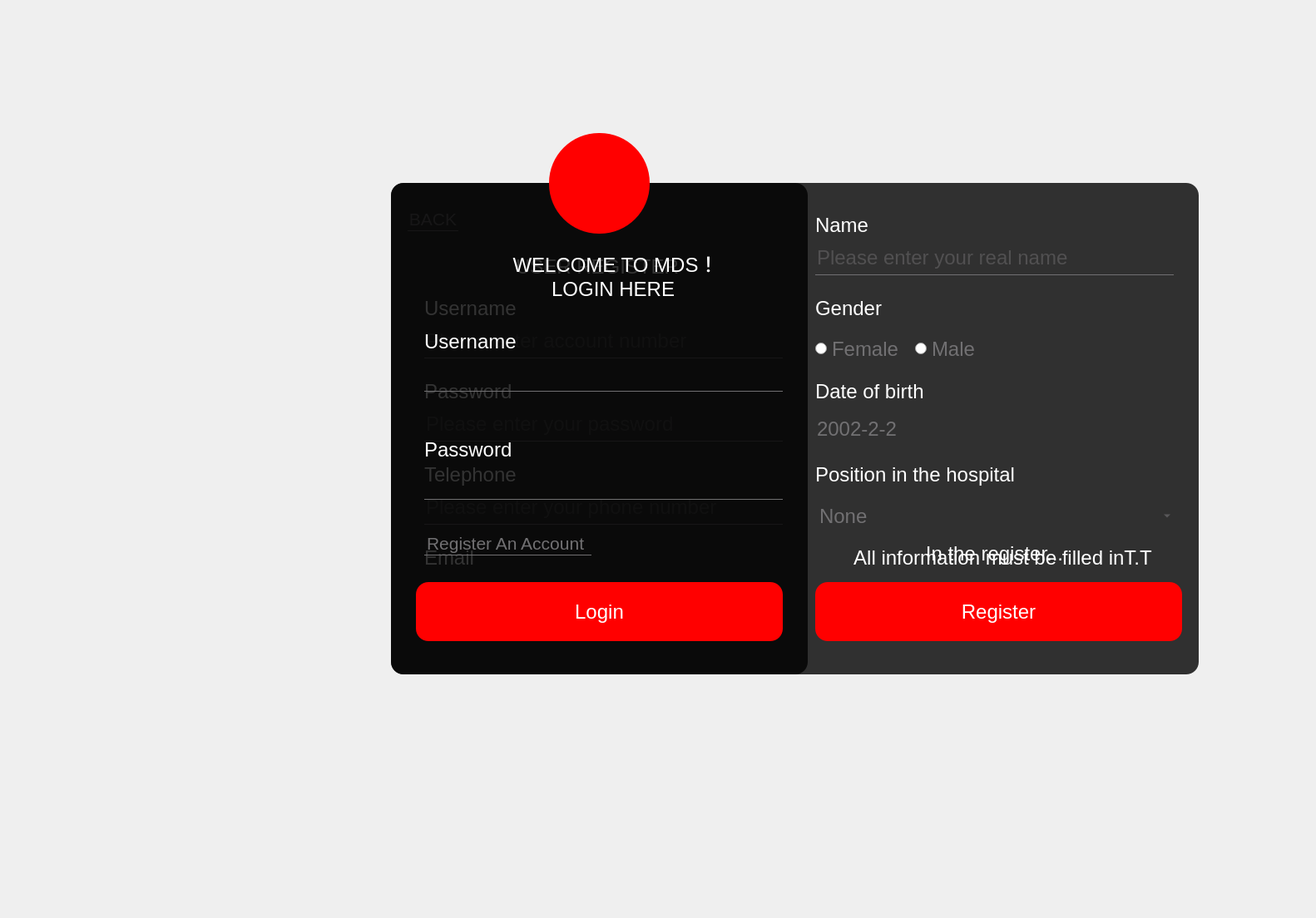
<?xml version="1.0" encoding="UTF-8"?>
<ui version="4.0">
 <class>Login</class>
 <widget class="QWidget" name="Login">
  <property name="geometry">
   <rect>
    <x>0</x>
    <y>0</y>
    <width>1582</width>
    <height>1104</height>
   </rect>
  </property>
  <property name="minimumSize">
   <size>
    <width>1300</width>
    <height>1000</height>
   </size>
  </property>
  <property name="maximumSize">
   <size>
    <width>9999</width>
    <height>9999</height>
   </size>
  </property>
  <property name="windowTitle">
   <string>Form</string>
  </property>
  <property name="styleSheet">
   <string notr="true">*{
	font-family:Microsoft Sans Serif;
	font-size:24px;
border:none;
}

#widget{
	border-radius:15px;
	background-image: url(:/background/login_0.jpg);
}

QFrame{
	background:rgba(0,0,0,0.8);
	border-radius:15px;

}

QPushButton{
	background:red;
	border-radius:60px;
}

QToolButton{
	background:red;
	border-radius:60px;
}
QPushButton{
	color:white;
	border-radius:15px;
}
QPushButton:hover{
	color:white;
	border-radius:15px;
	background:#ff696b;
}
QLineEdit{
	background:transparent;
	border:none;
	color:#717072;
	border-bottom:1px solid #717072;
}
#pushButton_2{
	
	background-color: rgba(0,0,0,0);
	font-size:21px;
	border:none;
	color:#717072;
	border-bottom:1px solid #717072;
}
#pushButton_6{
	
	background-color: rgba(0,0,0,0);
	font-size:21px;
	border:none;
	color:#717072;
	border-bottom:1px solid #717072;
}</string>
  </property>
  <widget class="QFrame" name="frame">
   <property name="enabled">
    <bool>true</bool>
   </property>
   <property name="geometry">
    <rect>
     <x>470</x>
     <y>220</y>
     <width>501</width>
     <height>591</height>
    </rect>
   </property>
   <property name="accessibleName">
    <string notr="true"/>
   </property>
   <property name="styleSheet">
    <string notr="true"/>
   </property>
   <property name="frameShape">
    <enum>QFrame::StyledPanel</enum>
   </property>
   <property name="frameShadow">
    <enum>QFrame::Raised</enum>
   </property>
   <widget class="QLabel" name="label">
    <property name="geometry">
     <rect>
      <x>40</x>
      <y>80</y>
      <width>441</width>
      <height>61</height>
     </rect>
    </property>
    <property name="font">
     <font>
      <family>Microsoft Sans Serif</family>
      <pointsize>-1</pointsize>
     </font>
    </property>
    <property name="styleSheet">
     <string notr="true">*{
	color:white;
	font-size:24px;
	background:transparent;
}
</string>
    </property>
    <property name="text">
     <string>                WELCOME TO MDS！
                       LOGIN HERE</string>
    </property>
   </widget>
   <widget class="QPushButton" name="pushButton">
    <property name="geometry">
     <rect>
      <x>30</x>
      <y>480</y>
      <width>441</width>
      <height>71</height>
     </rect>
    </property>
    <property name="text">
     <string>Login</string>
    </property>
   </widget>
   <widget class="QLineEdit" name="lineEdit">
    <property name="geometry">
     <rect>
      <x>40</x>
      <y>210</y>
      <width>431</width>
      <height>41</height>
     </rect>
    </property>
    <property name="text">
     <string/>
    </property>
   </widget>
   <widget class="QLineEdit" name="lineEdit_2">
    <property name="geometry">
     <rect>
      <x>40</x>
      <y>340</y>
      <width>431</width>
      <height>41</height>
     </rect>
    </property>
    <property name="text">
     <string/>
    </property>
    <property name="echoMode">
     <enum>QLineEdit::Password</enum>
    </property>
   </widget>
   <widget class="QLabel" name="label_2">
    <property name="geometry">
     <rect>
      <x>40</x>
      <y>160</y>
      <width>161</width>
      <height>61</height>
     </rect>
    </property>
    <property name="font">
     <font>
      <family>Microsoft Sans Serif</family>
      <pointsize>-1</pointsize>
     </font>
    </property>
    <property name="styleSheet">
     <string notr="true">*{
	color:white;
	font-size:24px;
	background:transparent;
}
</string>
    </property>
    <property name="text">
     <string>Username</string>
    </property>
   </widget>
   <widget class="QLabel" name="label_3">
    <property name="geometry">
     <rect>
      <x>40</x>
      <y>290</y>
      <width>161</width>
      <height>61</height>
     </rect>
    </property>
    <property name="font">
     <font>
      <family>Microsoft Sans Serif</family>
      <pointsize>-1</pointsize>
     </font>
    </property>
    <property name="styleSheet">
     <string notr="true">*{
	color:white;
	font-size:24px;
	background:transparent;
}
</string>
    </property>
    <property name="text">
     <string>Password</string>
    </property>
   </widget>
   <widget class="QPushButton" name="pushButton_2">
    <property name="geometry">
     <rect>
      <x>40</x>
      <y>420</y>
      <width>201</width>
      <height>28</height>
     </rect>
    </property>
    <property name="text">
     <string>Register An Account </string>
    </property>
   </widget>
  </widget>
  <widget class="QToolButton" name="toolButton">
   <property name="geometry">
    <rect>
     <x>660</x>
     <y>160</y>
     <width>121</width>
     <height>121</height>
    </rect>
   </property>
   <property name="text">
    <string/>
   </property>
   <property name="icon">
    <iconset>
     <normaloff>UIresource/icon_login.png</normaloff>UIresource/icon_login.png</iconset>
   </property>
   <property name="iconSize">
    <size>
     <width>35</width>
     <height>35</height>
    </size>
   </property>
  </widget>
  <widget class="QToolButton" name="toolButton_2">
   <property name="geometry">
    <rect>
     <x>1480</x>
     <y>110</y>
     <width>41</width>
     <height>31</height>
    </rect>
   </property>
   <property name="styleSheet">
    <string notr="true">
QToolButton{
	background:transparent;
	image: url(:/background/icon_exit.png);
}
QToolButton:hover{
	background:transparent;
	image: url(:/background/icon_hover.png);
}</string>
   </property>
   <property name="text">
    <string/>
   </property>
   <property name="iconSize">
    <size>
     <width>30</width>
     <height>30</height>
    </size>
   </property>
  </widget>
  <widget class="QWidget" name="widget" native="true">
   <property name="geometry">
    <rect>
     <x>380</x>
     <y>90</y>
     <width>1151</width>
     <height>841</height>
    </rect>
   </property>
   <widget class="QFrame" name="frame_2">
    <property name="enabled">
     <bool>true</bool>
    </property>
    <property name="geometry">
     <rect>
      <x>90</x>
      <y>130</y>
      <width>971</width>
      <height>591</height>
     </rect>
    </property>
    <property name="accessibleName">
     <string notr="true"/>
    </property>
    <property name="styleSheet">
     <string notr="true"/>
    </property>
    <property name="frameShape">
     <enum>QFrame::StyledPanel</enum>
    </property>
    <property name="frameShadow">
     <enum>QFrame::Raised</enum>
    </property>
    <widget class="QLabel" name="label_13">
     <property name="geometry">
      <rect>
       <x>150</x>
       <y>70</y>
       <width>201</width>
       <height>61</height>
      </rect>
     </property>
     <property name="font">
      <font>
       <family>Microsoft Sans Serif</family>
       <pointsize>-1</pointsize>
      </font>
     </property>
     <property name="styleSheet">
      <string notr="true">*{
	color:white;
	font-size:24px;
	background:transparent;
}
</string>
     </property>
     <property name="text">
      <string>USER REGISTER</string>
     </property>
    </widget>
    <widget class="QPushButton" name="pushButton_5">
     <property name="geometry">
      <rect>
       <x>510</x>
       <y>480</y>
       <width>441</width>
       <height>71</height>
      </rect>
     </property>
     <property name="text">
      <string>Register</string>
     </property>
    </widget>
    <widget class="QLineEdit" name="lineEdit_8">
     <property name="geometry">
      <rect>
       <x>40</x>
       <y>170</y>
       <width>431</width>
       <height>41</height>
      </rect>
     </property>
     <property name="text">
      <string/>
     </property>
     <property name="placeholderText">
      <string>Please enter account number</string>
     </property>
    </widget>
    <widget class="QLineEdit" name="lineEdit_9">
     <property name="geometry">
      <rect>
       <x>40</x>
       <y>270</y>
       <width>431</width>
       <height>41</height>
      </rect>
     </property>
     <property name="text">
      <string/>
     </property>
     <property name="echoMode">
      <enum>QLineEdit::Normal</enum>
     </property>
     <property name="placeholderText">
      <string>Please enter your password</string>
     </property>
    </widget>
    <widget class="QLabel" name="label_14">
     <property name="geometry">
      <rect>
       <x>40</x>
       <y>120</y>
       <width>161</width>
       <height>61</height>
      </rect>
     </property>
     <property name="font">
      <font>
       <family>Microsoft Sans Serif</family>
       <pointsize>-1</pointsize>
      </font>
     </property>
     <property name="styleSheet">
      <string notr="true">*{
	color:white;
	font-size:24px;
	background:transparent;
}
</string>
     </property>
     <property name="text">
      <string>Username</string>
     </property>
    </widget>
    <widget class="QLabel" name="label_15">
     <property name="geometry">
      <rect>
       <x>40</x>
       <y>220</y>
       <width>161</width>
       <height>61</height>
      </rect>
     </property>
     <property name="font">
      <font>
       <family>Microsoft Sans Serif</family>
       <pointsize>-1</pointsize>
      </font>
     </property>
     <property name="styleSheet">
      <string notr="true">*{
	color:white;
	font-size:24px;
	background:transparent;
}
</string>
     </property>
     <property name="text">
      <string>Password</string>
     </property>
    </widget>
    <widget class="QLabel" name="label_16">
     <property name="geometry">
      <rect>
       <x>510</x>
       <y>20</y>
       <width>161</width>
       <height>61</height>
      </rect>
     </property>
     <property name="font">
      <font>
       <family>Microsoft Sans Serif</family>
       <pointsize>-1</pointsize>
      </font>
     </property>
     <property name="styleSheet">
      <string notr="true">*{
	color:white;
	font-size:24px;
	background:transparent;
}
</string>
     </property>
     <property name="text">
      <string>Name</string>
     </property>
    </widget>
    <widget class="QLineEdit" name="lineEdit_12">
     <property name="geometry">
      <rect>
       <x>510</x>
       <y>70</y>
       <width>431</width>
       <height>41</height>
      </rect>
     </property>
     <property name="text">
      <string/>
     </property>
     <property name="echoMode">
      <enum>QLineEdit::Normal</enum>
     </property>
     <property name="placeholderText">
      <string>Please enter your real name</string>
     </property>
    </widget>
    <widget class="QLabel" name="label_17">
     <property name="geometry">
      <rect>
       <x>510</x>
       <y>120</y>
       <width>161</width>
       <height>61</height>
      </rect>
     </property>
     <property name="font">
      <font>
       <family>Microsoft Sans Serif</family>
       <pointsize>-1</pointsize>
      </font>
     </property>
     <property name="styleSheet">
      <string notr="true">*{
	color:white;
	font-size:24px;
	background:transparent;
}
</string>
     </property>
     <property name="text">
      <string>Gender</string>
     </property>
    </widget>
    <widget class="QLabel" name="label_18">
     <property name="geometry">
      <rect>
       <x>40</x>
       <y>320</y>
       <width>221</width>
       <height>61</height>
      </rect>
     </property>
     <property name="font">
      <font>
       <family>Microsoft Sans Serif</family>
       <pointsize>-1</pointsize>
      </font>
     </property>
     <property name="styleSheet">
      <string notr="true">*{
	color:white;
	font-size:24px;
	background:transparent;
}
</string>
     </property>
     <property name="text">
      <string>Telephone</string>
     </property>
    </widget>
    <widget class="QLineEdit" name="lineEdit_10">
     <property name="geometry">
      <rect>
       <x>40</x>
       <y>370</y>
       <width>431</width>
       <height>41</height>
      </rect>
     </property>
     <property name="text">
      <string/>
     </property>
     <property name="echoMode">
      <enum>QLineEdit::Normal</enum>
     </property>
     <property name="placeholderText">
      <string>Please enter your phone number</string>
     </property>
    </widget>
    <widget class="QLabel" name="label_19">
     <property name="geometry">
      <rect>
       <x>40</x>
       <y>420</y>
       <width>161</width>
       <height>61</height>
      </rect>
     </property>
     <property name="font">
      <font>
       <family>Microsoft Sans Serif</family>
       <pointsize>-1</pointsize>
      </font>
     </property>
     <property name="styleSheet">
      <string notr="true">*{
	color:white;
	font-size:24px;
	background:transparent;
}
</string>
     </property>
     <property name="text">
      <string>Email</string>
     </property>
    </widget>
    <widget class="QLineEdit" name="lineEdit_11">
     <property name="geometry">
      <rect>
       <x>40</x>
       <y>470</y>
       <width>431</width>
       <height>41</height>
      </rect>
     </property>
     <property name="text">
      <string/>
     </property>
     <property name="echoMode">
      <enum>QLineEdit::Normal</enum>
     </property>
     <property name="placeholderText">
      <string>Please enter your email address</string>
     </property>
    </widget>
    <widget class="QLabel" name="label_20">
     <property name="geometry">
      <rect>
       <x>510</x>
       <y>220</y>
       <width>161</width>
       <height>61</height>
      </rect>
     </property>
     <property name="font">
      <font>
       <family>Microsoft Sans Serif</family>
       <pointsize>-1</pointsize>
      </font>
     </property>
     <property name="styleSheet">
      <string notr="true">*{
	color:white;
	font-size:24px;
	background:transparent;
}
</string>
     </property>
     <property name="text">
      <string>Date of birth</string>
     </property>
    </widget>
    <widget class="QLabel" name="label_21">
     <property name="geometry">
      <rect>
       <x>510</x>
       <y>320</y>
       <width>261</width>
       <height>61</height>
      </rect>
     </property>
     <property name="font">
      <font>
       <family>Microsoft Sans Serif</family>
       <pointsize>-1</pointsize>
      </font>
     </property>
     <property name="styleSheet">
      <string notr="true">*{
	color:white;
	font-size:24px;
	background:transparent;
}
</string>
     </property>
     <property name="text">
      <string>Position in the hospital</string>
     </property>
    </widget>
    <widget class="QRadioButton" name="radioButton_3">
     <property name="geometry">
      <rect>
       <x>510</x>
       <y>190</y>
       <width>115</width>
       <height>19</height>
      </rect>
     </property>
     <property name="focusPolicy">
      <enum>Qt::NoFocus</enum>
     </property>
     <property name="styleSheet">
      <string notr="true">color:#717072;</string>
     </property>
     <property name="text">
      <string>Female</string>
     </property>
    </widget>
    <widget class="QRadioButton" name="radioButton_4">
     <property name="geometry">
      <rect>
       <x>630</x>
       <y>190</y>
       <width>115</width>
       <height>19</height>
      </rect>
     </property>
     <property name="focusPolicy">
      <enum>Qt::NoFocus</enum>
     </property>
     <property name="styleSheet">
      <string notr="true">color:#717072;</string>
     </property>
     <property name="text">
      <string>Male</string>
     </property>
    </widget>
    <widget class="QDateEdit" name="dateEdit_2">
     <property name="geometry">
      <rect>
       <x>510</x>
       <y>270</y>
       <width>441</width>
       <height>51</height>
      </rect>
     </property>
     <property name="font">
      <font>
       <family>Microsoft Sans Serif</family>
       <pointsize>-1</pointsize>
      </font>
     </property>
     <property name="focusPolicy">
      <enum>Qt::ClickFocus</enum>
     </property>
     <property name="styleSheet">
      <string notr="true">color: rgb(113, 112, 114);
background:transparent;
border:none;</string>
     </property>
     <property name="showGroupSeparator" stdset="0">
      <bool>false</bool>
     </property>
     <property name="dateTime">
      <datetime>
       <hour>0</hour>
       <minute>0</minute>
       <second>0</second>
       <year>2002</year>
       <month>2</month>
       <day>2</day>
      </datetime>
     </property>
     <property name="currentSection">
      <enum>QDateTimeEdit::YearSection</enum>
     </property>
     <property name="displayFormat">
      <string>yyyy-M-d</string>
     </property>
     <property name="calendarPopup">
      <bool>false</bool>
     </property>
     <property name="currentSectionIndex">
      <number>0</number>
     </property>
    </widget>
    <widget class="QComboBox" name="comboBox_2">
     <property name="geometry">
      <rect>
       <x>510</x>
       <y>370</y>
       <width>431</width>
       <height>61</height>
      </rect>
     </property>
     <property name="focusPolicy">
      <enum>Qt::NoFocus</enum>
     </property>
     <property name="accessibleName">
      <string/>
     </property>
     <property name="styleSheet">
      <string notr="true">color: rgb(113, 112, 114);
background:transparent;</string>
     </property>
     <property name="frame">
      <bool>true</bool>
     </property>
     <item>
      <property name="text">
       <string>None</string>
      </property>
     </item>
     <item>
      <property name="text">
       <string>Work-service personnel</string>
      </property>
     </item>
     <item>
      <property name="text">
       <string>Professional staff</string>
      </property>
     </item>
     <item>
      <property name="text">
       <string>Administrative staff</string>
      </property>
     </item>
    </widget>
    <widget class="QPushButton" name="pushButton_6">
     <property name="geometry">
      <rect>
       <x>20</x>
       <y>30</y>
       <width>61</width>
       <height>28</height>
      </rect>
     </property>
     <property name="styleSheet">
      <string notr="true">#pushButton_2{
	
	background-color: rgba(0,0,0,0);
	font-size:21px;
	border:none;
	color:#717072;
	border-bottom:1px solid #717072;
}</string>
     </property>
     <property name="text">
      <string>BACK</string>
     </property>
    </widget>
    <widget class="QToolButton" name="toolButton_3">
     <property name="geometry">
      <rect>
       <x>470</x>
       <y>390</y>
       <width>511</width>
       <height>111</height>
      </rect>
     </property>
     <property name="styleSheet">
      <string notr="true">#toolButton_3{
border:none;
background:transparent;
color:white;

}</string>
     </property>
     <property name="text">
      <string>In the register...</string>
     </property>
    </widget>
    <widget class="QToolButton" name="toolButton_4">
     <property name="geometry">
      <rect>
       <x>520</x>
       <y>420</y>
       <width>431</width>
       <height>61</height>
      </rect>
     </property>
     <property name="styleSheet">
      <string notr="true">#toolButton_4{
border:none;
background:transparent;
color:white;

}</string>
     </property>
     <property name="text">
      <string>All information must be filled inT.T</string>
     </property>
    </widget>
   </widget>
  </widget>
  <zorder>widget</zorder>
  <zorder>toolButton_2</zorder>
  <zorder>frame</zorder>
  <zorder>toolButton</zorder>
 </widget>
 <resources>
  <include location="UIresource/login.qrc"/>
 </resources>
 <connections>
  <connection>
   <sender>toolButton_2</sender>
   <signal>clicked()</signal>
   <receiver>Login</receiver>
   <slot>close()</slot>
   <hints>
    <hint type="sourcelabel">
     <x>1141</x>
     <y>81</y>
    </hint>
    <hint type="destinationlabel">
     <x>1250</x>
     <y>81</y>
    </hint>
   </hints>
  </connection>
  <connection>
   <sender>pushButton_2</sender>
   <signal>clicked()</signal>
   <receiver>Login</receiver>
   <slot>login2register()</slot>
   <hints>
    <hint type="sourcelabel">
     <x>286</x>
     <y>605</y>
    </hint>
    <hint type="destinationlabel">
     <x>22</x>
     <y>605</y>
    </hint>
   </hints>
  </connection>
  <connection>
   <sender>pushButton_6</sender>
   <signal>clicked()</signal>
   <receiver>Login</receiver>
   <slot>register2login()</slot>
   <hints>
    <hint type="sourcelabel">
     <x>178</x>
     <y>212</y>
    </hint>
    <hint type="destinationlabel">
     <x>199</x>
     <y>20</y>
    </hint>
   </hints>
  </connection>
  <connection>
   <sender>pushButton_5</sender>
   <signal>clicked()</signal>
   <receiver>Login</receiver>
   <slot>press_register()</slot>
   <hints>
    <hint type="sourcelabel">
     <x>839</x>
     <y>700</y>
    </hint>
    <hint type="destinationlabel">
     <x>1246</x>
     <y>668</y>
    </hint>
   </hints>
  </connection>
  <connection>
   <sender>pushButton</sender>
   <signal>clicked()</signal>
   <receiver>Login</receiver>
   <slot>press_login()</slot>
   <hints>
    <hint type="sourcelabel">
     <x>437</x>
     <y>695</y>
    </hint>
    <hint type="destinationlabel">
     <x>9</x>
     <y>748</y>
    </hint>
   </hints>
  </connection>
 </connections>
 <slots>
  <slot>login2register()</slot>
  <slot>register2login()</slot>
  <slot>press_register()</slot>
  <slot>press_login()</slot>
 </slots>
</ui>
